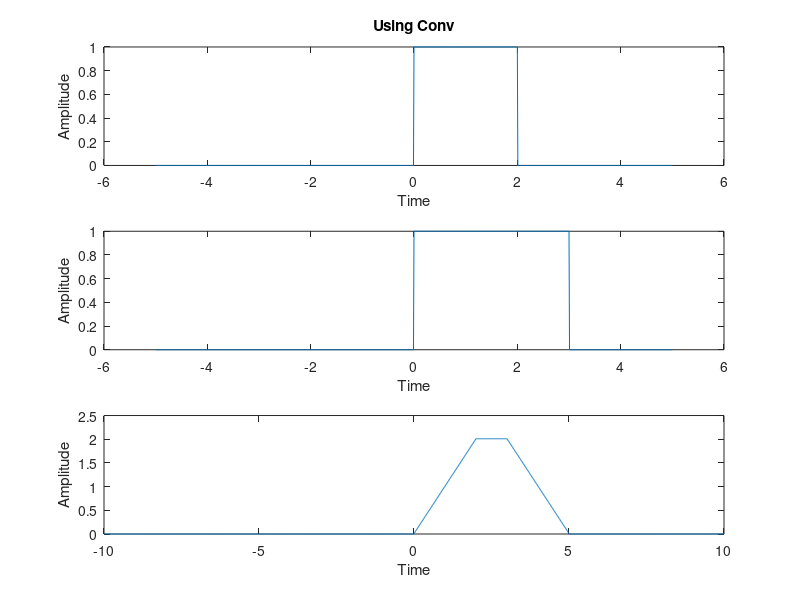
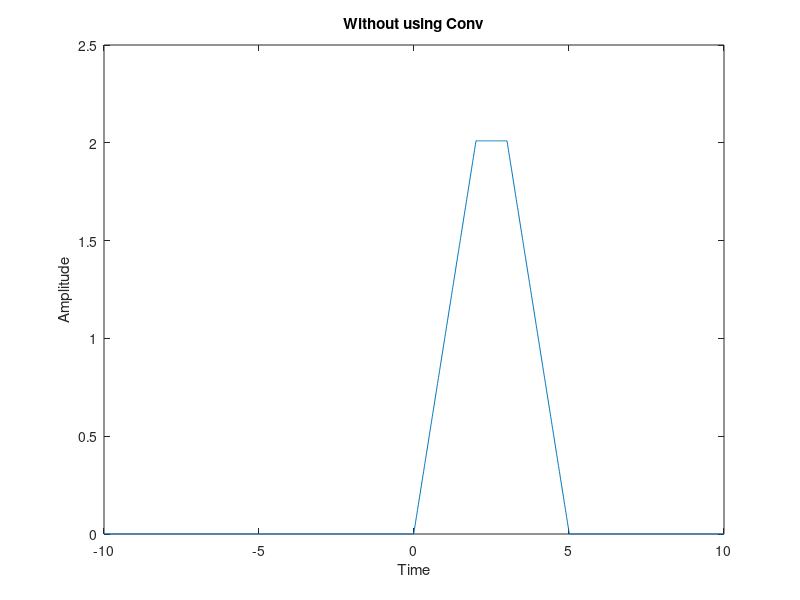

MATLAB code for these plots, in order:
%% Convolution Integral
clc;
clear all;
close all;
%% Using Conv()
t=-5:0.01:5;
h= 1.*(t>=0)&(t<=2);
plot(t,h)
n = length(h);

x = 1.*(t>=0)&(t<=3);
m = length(x);

subplot(311)
plot(t,h)
xlabel('Time');
ylabel('Amplitude');
title('Using Conv');

subplot(312)
plot(t,x);
xlabel('Time');
ylabel('Amplitude');
y = conv(x,h);

subplot(313)
plot(linspace(-10,10,length(y)),0.01*y)
xlabel('Time');
ylabel('Amplitude');

%% without using Conv()

for i = 1:n+m-1
    Y(i) = 0;

    for j = 1:m
        if((i-j+1)>0 && (i-j+1)<m)
        Y(i) = Y(i)+(x(j)*h(i-j+1));
        end
    end
end

figure();
plot(linspace(-10,10,length(y)),0.01*y);
xlabel('Time');
ylabel('Amplitude');
title('Without using Conv');


